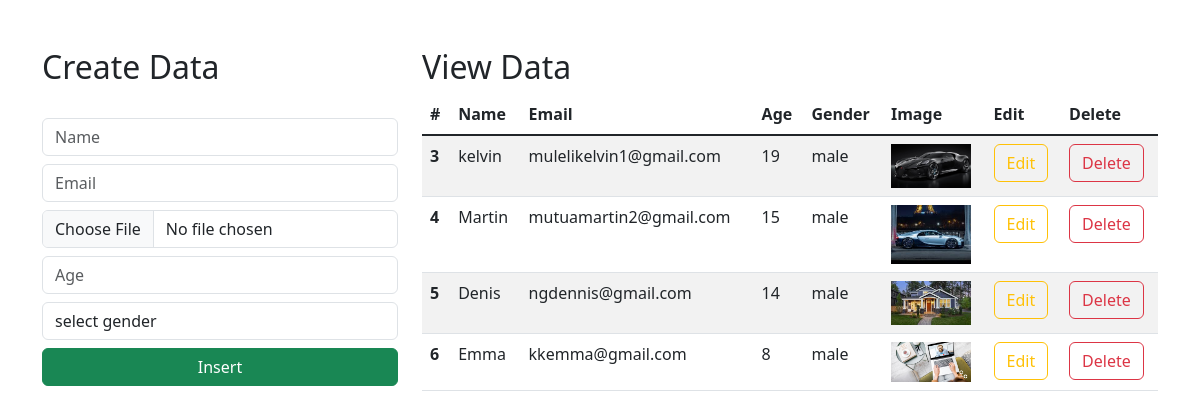
The page / on the database its author committed.
### app/models.py (models this page shows, shortened)
class Student(models.Model):
    name=models.CharField(max_length=25,blank=False,null=False)
    email=models.EmailField()
    age=models.IntegerField()
    gender=models.CharField(max_length=25,blank=False,null=False)
    image = models.ImageField(upload_to='uploads/images', default="logo.png")

### app/views.py (the view)
# urls.py: path('',views.index,name="index"),
def index(request):
    data=Student.objects.all()
    context={"data":data}
    return render(request,"index.html",context)

### app/templates/index.html (shortened to what this page needs)
<!doctype html>
<html lang="en">
    <link href="https://cdn.jsdelivr.net/npm/bootstrap@5.3.0-alpha1/dist/css/bootstrap.min.css" rel="stylesheet">
  <head>
  </head>
  <body>
      <div class="container mt-5">
        <div class="row">
            <div class="col-md-4">
                <h2>Create Data</h2>
                <br>
                <form action="/insert" method="post" enctype="multipart/form-data">
                    <div class="form-group">
                        <input type="text" class="form-control" placeholder="Name" name="name" required>
                    </div>
                    <div class="form-group">
                        <input type="email" class="form-control  mt-2" placeholder="Email" name="email" required>
                    </div>
                    <div class="form-group">
                        <input type="file" class="form-control  mt-2" placeholder="Age" name="image" required>
                    </div>
                    <div class="form-group">
                        <input type="number" class="form-control  mt-2" placeholder="Age" name="age" required>
                    </div>
                    <div class="form-group mt-2">
                        <select id="gender" name="gender" class="form-control" required>
                            <option selected value="">select gender</option>
                        </select>
                    </div>
                    <div class="d-grid gap-2">
                        <button class="btn btn-success mt-2" type="submit">Insert</button>
                    </div>
                </form>
            </div>
            <div class="col-md-8">
                <h2>View Data</h2>
                <table class="table table-striped table-hover">
                    <thead>
                      <tr>
                        <th scope="col">#</th>
                        <th scope="col">Name</th>
                        <th scope="col">Email</th>
                        <th scope="col">Age</th>
                        <th scope="col">Gender</th>
                          <th scope="col">Image</th>
                        <th scope="col">Edit</th>
                        <th scope="col">Delete</th>
                      </tr>
                    </thead>
                    <tbody class="table-group-divider">
                    {% for d in data %}
                      <tr>
                        <th scope="row">{{d.id}}</th>
                        <td>{{d.name}}</td>
                        <td>{{d.email}}</td>
                        <td>{{d.age}}</td>
                        <td>{{d.gender}}</td>
                          <td >
                              <img width="80px" src="media/{{ d.image }}" alt="{{ d.image }}">
                          </td>
                        <td><a href="/update/{{d.id}}" type="button" class="btn btn-outline-warning">Edit</a></td>
                        <td><a href="/delete/{{d.id}}" type="button" class="btn btn-outline-danger">Delete</a></td>
                      </tr>
                    {% endfor %}
                    </tbody>
                  </table>
            </div>
        </div>
      </div>
  </body>
</html>

### rows shown on the page
Student: id "3", name "kelvin", email "mulelikelvin1@gmail.com", age "19", gender "male", image (picture)
Student: id "4", name "Martin", email "mutuamartin2@gmail.com", age "15", gender "male", image (picture)
Student: id "5", name "Denis", email "ngdennis@gmail.com", age "14", gender "male", image (picture)
Student: id "6", name "Emma", email "kkemma@gmail.com", age "8", gender "male", image (picture)
